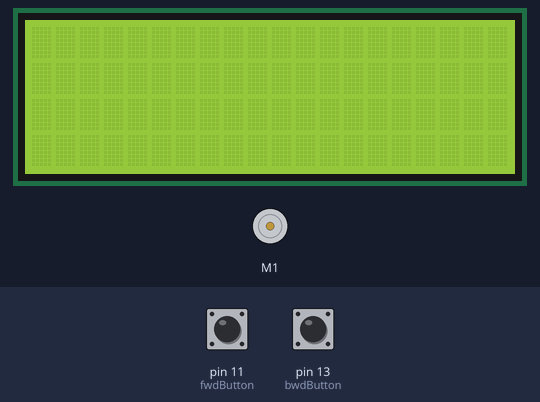
Simulated run of this sketch. Board: Arduino Uno, built with avr-gcc and run on an emulated ATmega328P. Shown: 20×4 character LCD, DC motor (green arrow = forward, orange = backward, longer = faster). Inputs (shaded band) come from the test bench; at power-on: pin 11 (fwdButton) HIGH, pin 13 (bwdButton) HIGH.

Above: at 1.7 s.
1.8 s: pin 11 (fwdButton) pulled LOW for 3.2 s
At 4.1 s:
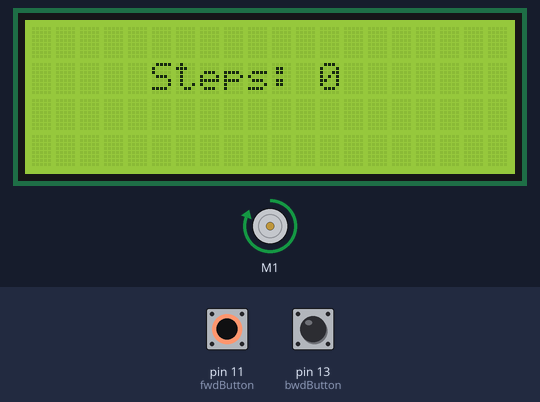
7.3 s: pin 13 (bwdButton) pulled LOW for 0.15 s
At 10.1 s:
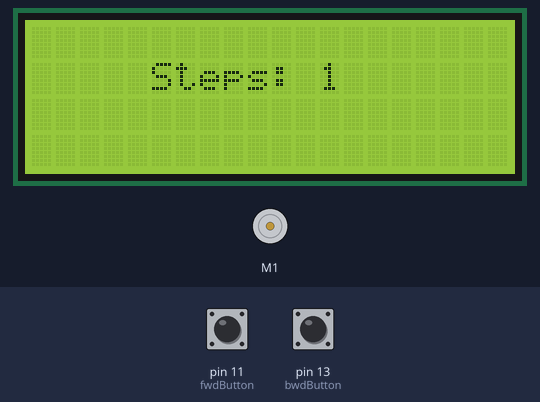
10.4 s: pin 13 (bwdButton) pulled LOW for 1 s
At 11.9 s:
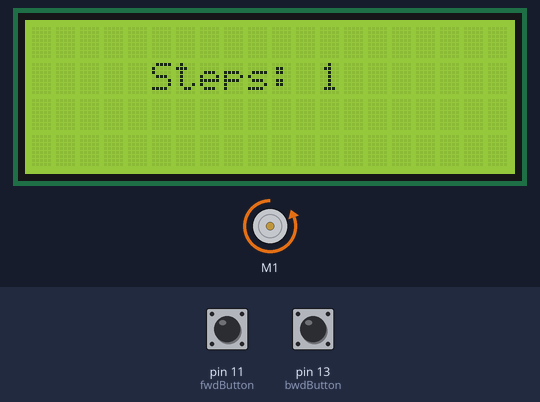
13.9 s: pin 11 (fwdButton) pulled LOW for 0.15 s
At 16.9 s:
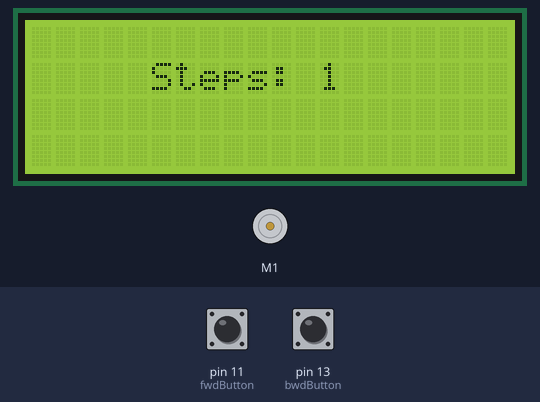
Timing chart, 0 to 18.0 s (numbered marks = the images above; inputs shaded):
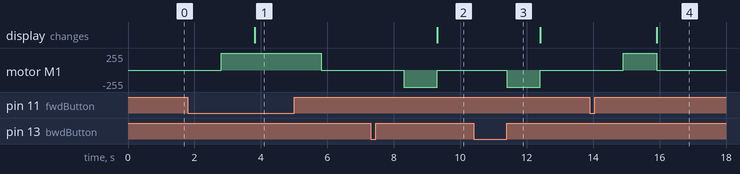

Measured:
- after the input at 1.8 s, motor M1: stopped → forward 255/255 after 1.0 s, → stopped 3.0 s later; the display: changes after 2.0 s (image 1)
- after the input at 7.3 s, motor M1: stopped → backward 255/255 after 1.0 s, → stopped 1.0 s later; the display: changes after 2.0 s (image 2)
- after the input at 10.4 s, motor M1: stopped → backward 255/255 after 1.0 s, → stopped 1.0 s later
- after the input at 13.9 s, motor M1: stopped → forward 255/255 after 1.0 s, → stopped 1.0 s later; the display: changes after 2.0 s (image 4)

The sketch:

Pallet_Stability.ino
```cpp
#include <Wire.h>
#include <LiquidCrystal_I2C.h>
#include <Adafruit_MotorShield.h>

#define fwdButton 11
#define bwdButton 13

//1 step is approximately 0.197 in. based on motor speed set to 255 mm/s and no weight for 20 s
//1 step is approximately 0.178 in. based on motor speed set to 255 mm/s and weight at 10 lbs for 20 s
int steps = 0;

LiquidCrystal_I2C lcd(0x27,20,4);
Adafruit_MotorShield AFMS = Adafruit_MotorShield();
Adafruit_DCMotor *myMotor = AFMS.getMotor(1);

void setup()
{
  //initializes buttons
  pinMode(fwdButton, INPUT_PULLUP);
  pinMode(bwdButton, INPUT_PULLUP);

  Serial.begin(9600);

  // initialize the lcd
  lcd.init();
  lcd.backlight();
  lcd.setCursor(1,1);

  AFMS.begin();  // create with the default frequency 1.6KHz

  delay(500);

  // turn on motor
  myMotor->setSpeed(255);
  myMotor->run(FORWARD);

  //stop motor
  myMotor->run(RELEASE);
}

void loop()
{
  while(digitalRead(fwdButton) == LOW)
  {
    delay(1000);
    myMotor->setSpeed(255);
    myMotor->run(FORWARD);
    delay(1000);

    for(int i = 0; i<1; i++)
    {
      steps--;
      if(steps <= 0)
      {
        steps = 0;
      }

      lcd.clear();
      lcd.setCursor(5,1);
      lcd.print("Steps: ");
      lcd.print(steps);
    }
  }
  while(digitalRead(bwdButton) == LOW)
  {
    delay(1000);
    myMotor->setSpeed(255);
    myMotor->run(BACKWARD);
    delay(1000);

    for(int i = 0; i<1; i++)
    {
      steps++;

      lcd.clear();
      lcd.setCursor(5,1);
      lcd.print("Steps: ");
      lcd.print(steps);
    }
  }

  myMotor->run(RELEASE);
}
```
